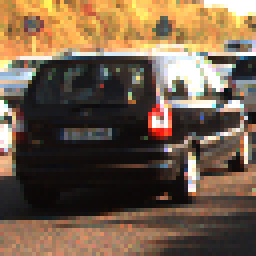
#> input picture CarTrainingData/vehicles/KITTI_extracted/1724.png, 64 x 64 px (shown 4 times larger); its folder holds 4 pictures in this run
$ jupyter execute --allow-errors HogSvmCarDetectionVideo.ipynb
#> lines starting #> are read from the running program, lines starting #| are printed output that depends on the picture
# View Histogram Data Of Car and Non-Car image to understand HOG better

[cell 1]
import cv2 as cv

[cell 2]
def concatPathAndFilename(path, filename):
    return path + '/' + filename

[cell 3]
vehicle = 'CarTrainingData/vehicles/KITTI_extracted'
non_vehicle = 'CarTrainingData/non-vehicles/GTI'

vehicle_img = cv.imread(concatPathAndFilename(vehicle, '1.png'))
#> (the rest of this cell did not finish here and is left out)

#> (a cell that did not finish here is left out)

[cell 5]
from skimage.feature import hog

#> (the rest of this cell did not finish here and is left out)

[cell 6]
import matplotlib.pyplot as plt

fig, axis = plt.subplots(nrows = 2, ncols = 2, figsize=(5,5))
#> (the rest of this cell did not finish here and is left out)

#> (a cell that did not finish here is left out)

# Get an SVM classifer trained on all the vehicle and non-vehicle training data.

[cell 8]
import os
import numpy as np

def getHogFeatures(images):
    features = []
    for im in images:
        hog_desc = hog(im, orientations=9, pixels_per_cell=(8, 8),
                    cells_per_block=(2, 2), visualize=False, channel_axis=-1)
        features.append(hog_desc)
    return features

[cell 9]
def getAllImagesInDirectory(dir):
#> called with dir = 'CarTrainingData/vehicles'
    return [cv.imread(os.path.join(root_dir, file)) for root_dir, _, files in os.walk(dir) for file in files if file.endswith(('.jpg', '.png'))]
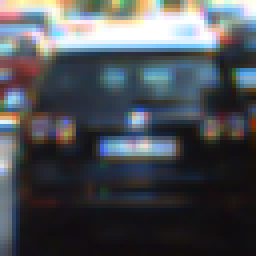
#> input picture CarTrainingData/vehicles/KITTI_extracted/2264.png, 64 x 64 px (shown 4 times larger)
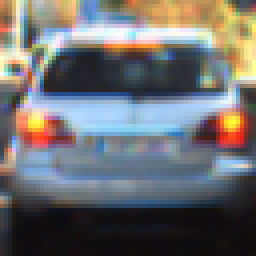
#> input picture CarTrainingData/vehicles/KITTI_extracted/1935.png, 64 x 64 px (shown 4 times larger)
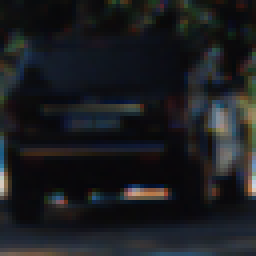
#> input picture CarTrainingData/vehicles/KITTI_extracted/125.png, 64 x 64 px (shown 4 times larger)

[cell 10]
vehicle_images = getAllImagesInDirectory('CarTrainingData/vehicles')
#> vehicle_images = 4 items
non_vehicle_images = getAllImagesInDirectory('CarTrainingData/non-vehicles')
print(np.array(vehicle_images).shape)
#| (4, 64, 64, 3)
print(np.array(non_vehicle_images).shape)

[cell 11]
positive_features = getHogFeatures(vehicle_images)
#> the loop in getHogFeatures, `for im in images:` made 4 passes
#> positive_features = 4 items
negative_features = getHogFeatures(non_vehicle_images)
#> negative_features = []
print(np.array(positive_features).shape)
#| (4, 1764)
print(np.array(negative_features).shape)
#| (0,)

[cell 12]
positive_labels = np.ones(len(positive_features))
#> positive_labels = [1, 1, 1, 1]
negative_labels = np.zeros(len(negative_features))
#> negative_labels = empty array

[cell 13]
all_features = np.array(positive_features + negative_features)
all_labels = np.concatenate((positive_labels, negative_labels))
#> all_labels = [1, 1, 1, 1]

[cell 14]
print(all_features.shape)
#| (4, 1764)
print(all_labels.shape)
#| (4,)

[cell 15]
# Split my data into train, test and verification
from sklearn.model_selection import train_test_split

X_train, X_test, y_train, y_test = train_test_split(all_features, all_labels, test_size=0.2, random_state=9)
#> y_train = [1, 1, 1]; y_test = [1]
X_train, X_val, y_train, y_val = train_test_split(X_train, y_train, test_size=0.25, random_state=9)
#> y_train = [1, 1]; y_val = [1]
